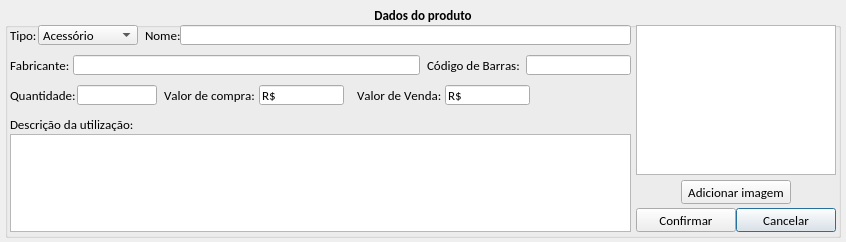
<?xml version="1.0" encoding="UTF-8"?>
<ui version="4.0">
 <class>tela_cadastro_produto</class>
 <widget class="QDialog" name="tela_cadastro_produto">
  <property name="windowModality">
   <enum>Qt::ApplicationModal</enum>
  </property>
  <property name="geometry">
   <rect>
    <x>0</x>
    <y>0</y>
    <width>846</width>
    <height>242</height>
   </rect>
  </property>
  <property name="minimumSize">
   <size>
    <width>846</width>
    <height>242</height>
   </size>
  </property>
  <property name="maximumSize">
   <size>
    <width>846</width>
    <height>242</height>
   </size>
  </property>
  <property name="windowTitle">
   <string>Cadastrar Produto</string>
  </property>
  <widget class="QGroupBox" name="gb_dados_produto">
   <property name="geometry">
    <rect>
     <x>5</x>
     <y>5</y>
     <width>836</width>
     <height>233</height>
    </rect>
   </property>
   <property name="font">
    <font>
     <family>Calibri</family>
     <pointsize>10</pointsize>
     <weight>75</weight>
     <bold>true</bold>
    </font>
   </property>
   <property name="title">
    <string>Dados do produto</string>
   </property>
   <property name="alignment">
    <set>Qt::AlignCenter</set>
   </property>
   <property name="flat">
    <bool>false</bool>
   </property>
   <property name="checkable">
    <bool>false</bool>
   </property>
   <widget class="QLabel" name="lb_nome">
    <property name="geometry">
     <rect>
      <x>140</x>
      <y>20</y>
      <width>35</width>
      <height>20</height>
     </rect>
    </property>
    <property name="font">
     <font>
      <weight>50</weight>
      <bold>false</bold>
      <kerning>false</kerning>
     </font>
    </property>
    <property name="text">
     <string>Nome:</string>
    </property>
   </widget>
   <widget class="QLineEdit" name="le_nome">
    <property name="geometry">
     <rect>
      <x>175</x>
      <y>20</y>
      <width>451</width>
      <height>20</height>
     </rect>
    </property>
    <property name="font">
     <font>
      <weight>50</weight>
      <bold>false</bold>
      <kerning>false</kerning>
     </font>
    </property>
    <property name="inputMethodHints">
     <set>Qt::ImhNone</set>
    </property>
    <property name="inputMask">
     <string/>
    </property>
    <property name="text">
     <string/>
    </property>
    <property name="maxLength">
     <number>60</number>
    </property>
   </widget>
   <widget class="QLineEdit" name="le_fabricante">
    <property name="geometry">
     <rect>
      <x>68</x>
      <y>50</y>
      <width>347</width>
      <height>20</height>
     </rect>
    </property>
    <property name="font">
     <font>
      <weight>50</weight>
      <bold>false</bold>
      <kerning>false</kerning>
     </font>
    </property>
    <property name="inputMethodHints">
     <set>Qt::ImhNone</set>
    </property>
    <property name="inputMask">
     <string/>
    </property>
    <property name="text">
     <string/>
    </property>
    <property name="maxLength">
     <number>60</number>
    </property>
   </widget>
   <widget class="QLabel" name="lb_fabricante">
    <property name="geometry">
     <rect>
      <x>5</x>
      <y>50</y>
      <width>63</width>
      <height>20</height>
     </rect>
    </property>
    <property name="font">
     <font>
      <weight>50</weight>
      <bold>false</bold>
      <kerning>false</kerning>
     </font>
    </property>
    <property name="text">
     <string>Fabricante:</string>
    </property>
   </widget>
   <widget class="QLabel" name="lb_codigo_barras">
    <property name="geometry">
     <rect>
      <x>422</x>
      <y>50</y>
      <width>99</width>
      <height>20</height>
     </rect>
    </property>
    <property name="font">
     <font>
      <weight>50</weight>
      <bold>false</bold>
      <kerning>false</kerning>
     </font>
    </property>
    <property name="text">
     <string>Código de Barras:</string>
    </property>
   </widget>
   <widget class="QLineEdit" name="le_codigo_barras">
    <property name="geometry">
     <rect>
      <x>521</x>
      <y>50</y>
      <width>105</width>
      <height>20</height>
     </rect>
    </property>
    <property name="font">
     <font>
      <weight>50</weight>
      <bold>false</bold>
      <kerning>false</kerning>
     </font>
    </property>
    <property name="inputMask">
     <string>0 000000 000000; </string>
    </property>
    <property name="text">
     <string>  </string>
    </property>
    <property name="maxLength">
     <number>15</number>
    </property>
   </widget>
   <widget class="QLineEdit" name="le_quantidade">
    <property name="geometry">
     <rect>
      <x>72</x>
      <y>80</y>
      <width>80</width>
      <height>20</height>
     </rect>
    </property>
    <property name="font">
     <font>
      <weight>50</weight>
      <bold>false</bold>
      <kerning>false</kerning>
     </font>
    </property>
    <property name="inputMask">
     <string>0000000000; </string>
    </property>
    <property name="text">
     <string/>
    </property>
    <property name="maxLength">
     <number>10</number>
    </property>
   </widget>
   <widget class="QLabel" name="lb_quantidade">
    <property name="geometry">
     <rect>
      <x>5</x>
      <y>80</y>
      <width>67</width>
      <height>20</height>
     </rect>
    </property>
    <property name="font">
     <font>
      <weight>50</weight>
      <bold>false</bold>
      <kerning>false</kerning>
     </font>
    </property>
    <property name="text">
     <string>Quantidade:</string>
    </property>
   </widget>
   <widget class="QTextEdit" name="te_des_utilizacao">
    <property name="geometry">
     <rect>
      <x>5</x>
      <y>129</y>
      <width>621</width>
      <height>98</height>
     </rect>
    </property>
    <property name="font">
     <font>
      <weight>50</weight>
      <bold>false</bold>
     </font>
    </property>
    <property name="verticalScrollBarPolicy">
     <enum>Qt::ScrollBarAsNeeded</enum>
    </property>
    <property name="readOnly">
     <bool>false</bool>
    </property>
    <property name="html">
     <string>&lt;!DOCTYPE HTML PUBLIC &quot;-//W3C//DTD HTML 4.0//EN&quot; &quot;http://www.w3.org/TR/REC-html40/strict.dtd&quot;&gt;
&lt;html&gt;&lt;head&gt;&lt;meta name=&quot;qrichtext&quot; content=&quot;1&quot; /&gt;&lt;style type=&quot;text/css&quot;&gt;
p, li { white-space: pre-wrap; }
&lt;/style&gt;&lt;/head&gt;&lt;body style=&quot; font-family:'Calibri'; font-size:10pt; font-weight:400; font-style:normal;&quot;&gt;
&lt;p style=&quot;-qt-paragraph-type:empty; margin-top:0px; margin-bottom:0px; margin-left:0px; margin-right:0px; -qt-block-indent:0; text-indent:0px;&quot;&gt;&lt;/p&gt;&lt;/body&gt;&lt;/html&gt;</string>
    </property>
   </widget>
   <widget class="QLabel" name="lb_comentario">
    <property name="geometry">
     <rect>
      <x>5</x>
      <y>109</y>
      <width>133</width>
      <height>20</height>
     </rect>
    </property>
    <property name="font">
     <font>
      <family>Calibri</family>
      <pointsize>10</pointsize>
      <weight>50</weight>
      <bold>false</bold>
      <kerning>false</kerning>
     </font>
    </property>
    <property name="text">
     <string>Descrição da utilização:</string>
    </property>
   </widget>
   <widget class="QGraphicsView" name="gv_imagem_produto">
    <property name="geometry">
     <rect>
      <x>631</x>
      <y>20</y>
      <width>200</width>
      <height>150</height>
     </rect>
    </property>
   </widget>
   <widget class="QPushButton" name="btn_cancelar">
    <property name="geometry">
     <rect>
      <x>731</x>
      <y>203</y>
      <width>100</width>
      <height>24</height>
     </rect>
    </property>
    <property name="font">
     <font>
      <family>Calibri</family>
      <pointsize>10</pointsize>
      <weight>50</weight>
      <bold>false</bold>
     </font>
    </property>
    <property name="text">
     <string>Cancelar</string>
    </property>
    <property name="icon">
     <iconset resource="imagens.qrc">
      <normaloff>:/img/img/1345902747_button_cancel.png</normaloff>:/img/img/1345902747_button_cancel.png</iconset>
    </property>
    <property name="iconSize">
     <size>
      <width>18</width>
      <height>18</height>
     </size>
    </property>
   </widget>
   <widget class="QPushButton" name="btn_confirmar">
    <property name="geometry">
     <rect>
      <x>631</x>
      <y>203</y>
      <width>100</width>
      <height>24</height>
     </rect>
    </property>
    <property name="font">
     <font>
      <family>Calibri</family>
      <pointsize>10</pointsize>
      <weight>50</weight>
      <bold>false</bold>
     </font>
    </property>
    <property name="text">
     <string>Confirmar</string>
    </property>
    <property name="icon">
     <iconset resource="imagens.qrc">
      <normaloff>:/img/img/1345902916_camera_test.png</normaloff>:/img/img/1345902916_camera_test.png</iconset>
    </property>
    <property name="iconSize">
     <size>
      <width>20</width>
      <height>20</height>
     </size>
    </property>
   </widget>
   <widget class="QLabel" name="lb_tipo">
    <property name="geometry">
     <rect>
      <x>5</x>
      <y>20</y>
      <width>28</width>
      <height>20</height>
     </rect>
    </property>
    <property name="font">
     <font>
      <weight>50</weight>
      <bold>false</bold>
      <kerning>false</kerning>
     </font>
    </property>
    <property name="text">
     <string>Tipo:</string>
    </property>
   </widget>
   <widget class="QComboBox" name="cb_tipo">
    <property name="geometry">
     <rect>
      <x>33</x>
      <y>20</y>
      <width>100</width>
      <height>20</height>
     </rect>
    </property>
    <property name="font">
     <font>
      <weight>50</weight>
      <bold>false</bold>
      <kerning>false</kerning>
     </font>
    </property>
    <item>
     <property name="text">
      <string>Acessório</string>
     </property>
    </item>
    <item>
     <property name="text">
      <string>Cosmético</string>
     </property>
    </item>
    <item>
     <property name="text">
      <string>Decoração</string>
     </property>
    </item>
    <item>
     <property name="text">
      <string>Estimulante</string>
     </property>
    </item>
    <item>
     <property name="text">
      <string>Fetish</string>
     </property>
    </item>
    <item>
     <property name="text">
      <string>Gel</string>
     </property>
    </item>
    <item>
     <property name="text">
      <string>Higiene</string>
     </property>
    </item>
    <item>
     <property name="text">
      <string>Jogo</string>
     </property>
    </item>
    <item>
     <property name="text">
      <string>Kit</string>
     </property>
    </item>
    <item>
     <property name="text">
      <string>Lubrificante</string>
     </property>
    </item>
    <item>
     <property name="text">
      <string>Perfumaria</string>
     </property>
    </item>
    <item>
     <property name="text">
      <string>Preservativo</string>
     </property>
    </item>
    <item>
     <property name="text">
      <string>Prótese</string>
     </property>
    </item>
    <item>
     <property name="text">
      <string>Vestuário</string>
     </property>
    </item>
    <item>
     <property name="text">
      <string>Vibrador</string>
     </property>
    </item>
   </widget>
   <widget class="QPushButton" name="btn_adicionar_imagem">
    <property name="geometry">
     <rect>
      <x>676</x>
      <y>175</y>
      <width>110</width>
      <height>24</height>
     </rect>
    </property>
    <property name="font">
     <font>
      <weight>50</weight>
      <bold>false</bold>
     </font>
    </property>
    <property name="text">
     <string>Adicionar imagem</string>
    </property>
   </widget>
   <widget class="QLabel" name="lb_valorvenda">
    <property name="geometry">
     <rect>
      <x>352</x>
      <y>80</y>
      <width>88</width>
      <height>20</height>
     </rect>
    </property>
    <property name="font">
     <font>
      <weight>50</weight>
      <bold>false</bold>
      <kerning>false</kerning>
     </font>
    </property>
    <property name="text">
     <string>Valor de Venda:</string>
    </property>
   </widget>
   <widget class="QLabel" name="lb_valor_compra">
    <property name="geometry">
     <rect>
      <x>159</x>
      <y>80</y>
      <width>95</width>
      <height>20</height>
     </rect>
    </property>
    <property name="font">
     <font>
      <weight>50</weight>
      <bold>false</bold>
      <kerning>false</kerning>
     </font>
    </property>
    <property name="text">
     <string>Valor de compra:</string>
    </property>
   </widget>
   <widget class="QLineEdit" name="le_valor_venda">
    <property name="geometry">
     <rect>
      <x>440</x>
      <y>80</y>
      <width>85</width>
      <height>20</height>
     </rect>
    </property>
    <property name="font">
     <font>
      <weight>50</weight>
      <bold>false</bold>
      <kerning>false</kerning>
     </font>
    </property>
    <property name="inputMethodHints">
     <set>Qt::ImhNone</set>
    </property>
    <property name="inputMask">
     <string>R$ xxxxxxxxx; </string>
    </property>
    <property name="text">
     <string>R$ </string>
    </property>
    <property name="maxLength">
     <number>12</number>
    </property>
   </widget>
   <widget class="QLineEdit" name="le_valor_compra">
    <property name="geometry">
     <rect>
      <x>254</x>
      <y>80</y>
      <width>85</width>
      <height>20</height>
     </rect>
    </property>
    <property name="font">
     <font>
      <weight>50</weight>
      <bold>false</bold>
      <kerning>false</kerning>
     </font>
    </property>
    <property name="inputMethodHints">
     <set>Qt::ImhNone</set>
    </property>
    <property name="inputMask">
     <string>R$ xxxxxxxxx; </string>
    </property>
    <property name="text">
     <string>R$ </string>
    </property>
    <property name="maxLength">
     <number>12</number>
    </property>
   </widget>
  </widget>
 </widget>
 <tabstops>
  <tabstop>cb_tipo</tabstop>
  <tabstop>le_nome</tabstop>
  <tabstop>le_fabricante</tabstop>
  <tabstop>le_codigo_barras</tabstop>
  <tabstop>le_quantidade</tabstop>
  <tabstop>le_valor_compra</tabstop>
  <tabstop>le_valor_venda</tabstop>
  <tabstop>btn_adicionar_imagem</tabstop>
  <tabstop>te_des_utilizacao</tabstop>
  <tabstop>btn_confirmar</tabstop>
  <tabstop>btn_cancelar</tabstop>
  <tabstop>gv_imagem_produto</tabstop>
 </tabstops>
 <resources>
  <include location="imagens.qrc"/>
 </resources>
 <connections>
  <connection>
   <sender>btn_cancelar</sender>
   <signal>clicked()</signal>
   <receiver>le_nome</receiver>
   <slot>clear()</slot>
   <hints>
    <hint type="sourcelabel">
     <x>515</x>
     <y>241</y>
    </hint>
    <hint type="destinationlabel">
     <x>112</x>
     <y>39</y>
    </hint>
   </hints>
  </connection>
  <connection>
   <sender>btn_cancelar</sender>
   <signal>clicked()</signal>
   <receiver>le_fabricante</receiver>
   <slot>clear()</slot>
   <hints>
    <hint type="sourcelabel">
     <x>548</x>
     <y>253</y>
    </hint>
    <hint type="destinationlabel">
     <x>160</x>
     <y>69</y>
    </hint>
   </hints>
  </connection>
  <connection>
   <sender>btn_cancelar</sender>
   <signal>clicked()</signal>
   <receiver>le_codigo_barras</receiver>
   <slot>clear()</slot>
   <hints>
    <hint type="sourcelabel">
     <x>541</x>
     <y>254</y>
    </hint>
    <hint type="destinationlabel">
     <x>193</x>
     <y>95</y>
    </hint>
   </hints>
  </connection>
  <connection>
   <sender>btn_cancelar</sender>
   <signal>clicked()</signal>
   <receiver>le_quantidade</receiver>
   <slot>clear()</slot>
   <hints>
    <hint type="sourcelabel">
     <x>558</x>
     <y>257</y>
    </hint>
    <hint type="destinationlabel">
     <x>348</x>
     <y>96</y>
    </hint>
   </hints>
  </connection>
  <connection>
   <sender>btn_cancelar</sender>
   <signal>clicked()</signal>
   <receiver>te_des_utilizacao</receiver>
   <slot>clear()</slot>
   <hints>
    <hint type="sourcelabel">
     <x>566</x>
     <y>253</y>
    </hint>
    <hint type="destinationlabel">
     <x>166</x>
     <y>188</y>
    </hint>
   </hints>
  </connection>
 </connections>
</ui>
